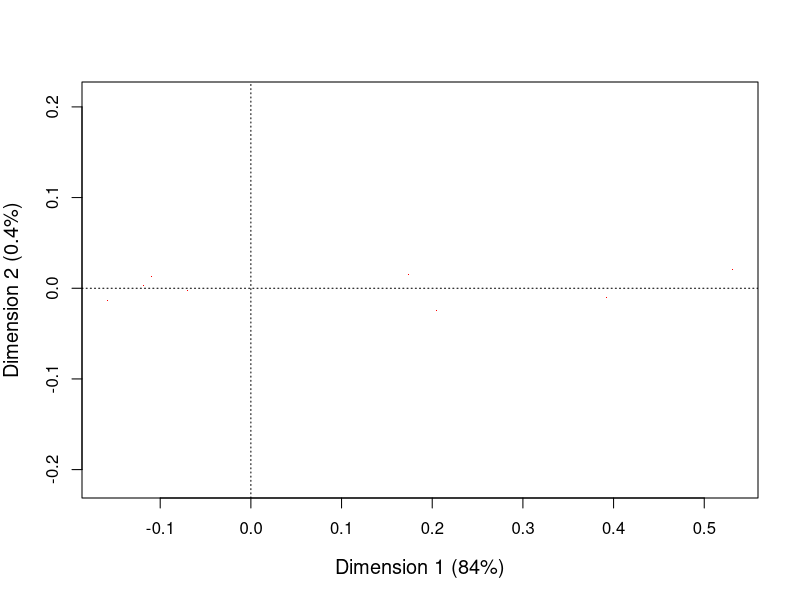
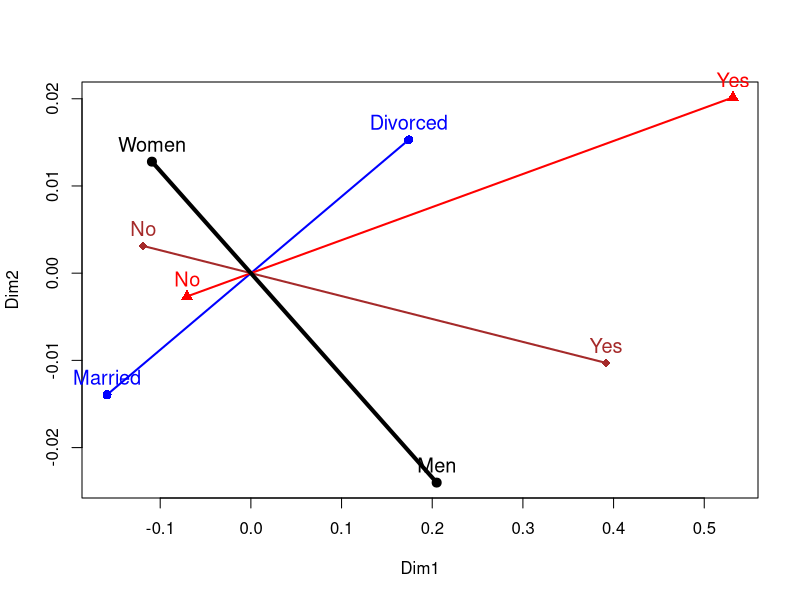

These charts were generated, in order, by the following R code:
library(ca)


### Name: multilines
### Title: Draw lines for groups distinguished by a factor
### Aliases: multilines
### Keywords: aplot

### ** Examples

if (require(vcd)) {
  data(PreSex, package="vcd")
  presex.mca <- mjca(PreSex)
  res <- plot(presex.mca, labels=0, pch='.', cex.lab=1.2)
  coords <- data.frame(res$cols, presex.mca$factors)      
  nlev <- rle(as.character(coords$factor))$lengths
  fact <- unique(as.character(coords$factor))
  
  cols <- c("blue", "red", "brown", "black")
  lwd <- c(2, 2, 2, 4)
  
  plot(Dim2 ~ Dim1, type='n', data=coords)
  points(coords[,1:2], pch=rep(16:19, nlev), col=rep(cols, nlev), cex=1.2)
  text(coords[,1:2], labels=coords$level, col=rep(cols, nlev), pos=3, cex=1.2, xpd=TRUE)
  
  multilines(coords[, c("Dim1", "Dim2")], group=coords$factor, col=cols, lwd=lwd)
}
